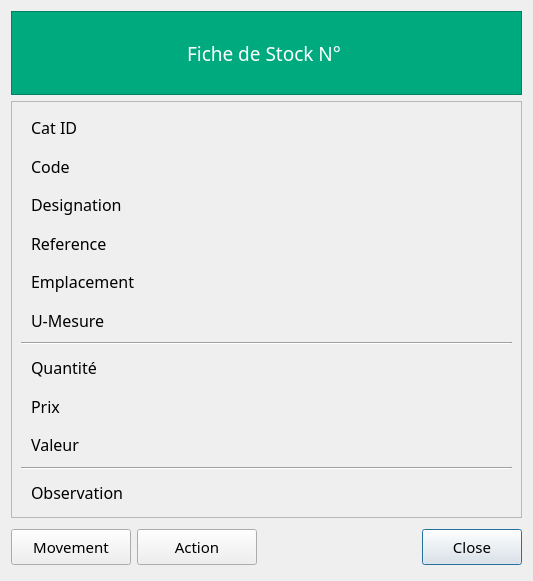
<?xml version="1.0" encoding="UTF-8"?>
<ui version="4.0">
 <class>ArticleDetails</class>
 <widget class="QDialog" name="ArticleDetails">
  <property name="windowModality">
   <enum>Qt::WindowModal</enum>
  </property>
  <property name="geometry">
   <rect>
    <x>0</x>
    <y>0</y>
    <width>533</width>
    <height>577</height>
   </rect>
  </property>
  <property name="font">
   <font>
    <family>Monaco</family>
    <pointsize>11</pointsize>
   </font>
  </property>
  <property name="windowTitle">
   <string>ArticleDetails</string>
  </property>
  <property name="windowIcon">
   <iconset>
    <normaloff>../icons/clipboard-list.png</normaloff>../icons/clipboard-list.png</iconset>
  </property>
  <layout class="QVBoxLayout" name="verticalLayout_2">
   <item>
    <widget class="QLabel" name="labelArticlId">
     <property name="minimumSize">
      <size>
       <width>0</width>
       <height>84</height>
      </size>
     </property>
     <property name="font">
      <font>
       <family>Monaco</family>
       <pointsize>14</pointsize>
      </font>
     </property>
     <property name="styleSheet">
      <string notr="true">background-color: rgb(0, 170, 127);
color: rgb(255, 255, 255);</string>
     </property>
     <property name="frameShape">
      <enum>QFrame::StyledPanel</enum>
     </property>
     <property name="text">
      <string>Fiche de Stock N° </string>
     </property>
     <property name="alignment">
      <set>Qt::AlignCenter</set>
     </property>
    </widget>
   </item>
   <item>
    <widget class="QFrame" name="frame">
     <property name="minimumSize">
      <size>
       <width>0</width>
       <height>417</height>
      </size>
     </property>
     <property name="styleSheet">
      <string notr="true">border-color: rgb(85, 0, 255);</string>
     </property>
     <property name="frameShape">
      <enum>QFrame::StyledPanel</enum>
     </property>
     <property name="frameShadow">
      <enum>QFrame::Plain</enum>
     </property>
     <layout class="QVBoxLayout" name="verticalLayout">
      <item>
       <layout class="QHBoxLayout" name="horizontalLayout_10">
        <property name="leftMargin">
         <number>10</number>
        </property>
        <item>
         <widget class="QLabel" name="label_2">
          <property name="minimumSize">
           <size>
            <width>126</width>
            <height>0</height>
           </size>
          </property>
          <property name="maximumSize">
           <size>
            <width>200</width>
            <height>16777215</height>
           </size>
          </property>
          <property name="font">
           <font>
            <family>Monaco</family>
            <pointsize>12</pointsize>
           </font>
          </property>
          <property name="styleSheet">
           <string/>
          </property>
          <property name="text">
           <string>Cat ID</string>
          </property>
         </widget>
        </item>
        <item>
         <widget class="QLabel" name="labelCat">
          <property name="minimumSize">
           <size>
            <width>341</width>
            <height>0</height>
           </size>
          </property>
          <property name="maximumSize">
           <size>
            <width>16777215</width>
            <height>16777215</height>
           </size>
          </property>
          <property name="font">
           <font>
            <family>Monaco</family>
            <pointsize>12</pointsize>
           </font>
          </property>
          <property name="styleSheet">
           <string notr="true"/>
          </property>
          <property name="text">
           <string/>
          </property>
         </widget>
        </item>
       </layout>
      </item>
      <item>
       <layout class="QHBoxLayout" name="horizontalLayout">
        <property name="leftMargin">
         <number>10</number>
        </property>
        <item>
         <widget class="QLabel" name="label">
          <property name="minimumSize">
           <size>
            <width>126</width>
            <height>0</height>
           </size>
          </property>
          <property name="maximumSize">
           <size>
            <width>200</width>
            <height>16777215</height>
           </size>
          </property>
          <property name="font">
           <font>
            <family>Monaco</family>
            <pointsize>12</pointsize>
           </font>
          </property>
          <property name="styleSheet">
           <string/>
          </property>
          <property name="text">
           <string>Code</string>
          </property>
         </widget>
        </item>
        <item>
         <widget class="QLabel" name="labelCode">
          <property name="minimumSize">
           <size>
            <width>341</width>
            <height>0</height>
           </size>
          </property>
          <property name="maximumSize">
           <size>
            <width>16777215</width>
            <height>16777215</height>
           </size>
          </property>
          <property name="font">
           <font>
            <family>Monaco</family>
            <pointsize>12</pointsize>
           </font>
          </property>
          <property name="styleSheet">
           <string/>
          </property>
          <property name="text">
           <string/>
          </property>
         </widget>
        </item>
       </layout>
      </item>
      <item>
       <layout class="QHBoxLayout" name="horizontalLayout_2">
        <property name="leftMargin">
         <number>10</number>
        </property>
        <item>
         <widget class="QLabel" name="label_3">
          <property name="minimumSize">
           <size>
            <width>126</width>
            <height>0</height>
           </size>
          </property>
          <property name="maximumSize">
           <size>
            <width>200</width>
            <height>16777215</height>
           </size>
          </property>
          <property name="font">
           <font>
            <family>Monaco</family>
            <pointsize>12</pointsize>
           </font>
          </property>
          <property name="styleSheet">
           <string/>
          </property>
          <property name="text">
           <string>Designation</string>
          </property>
         </widget>
        </item>
        <item>
         <widget class="QLabel" name="labelDesig">
          <property name="minimumSize">
           <size>
            <width>341</width>
            <height>0</height>
           </size>
          </property>
          <property name="maximumSize">
           <size>
            <width>16777215</width>
            <height>16777215</height>
           </size>
          </property>
          <property name="font">
           <font>
            <family>Monaco</family>
            <pointsize>12</pointsize>
           </font>
          </property>
          <property name="styleSheet">
           <string/>
          </property>
          <property name="text">
           <string/>
          </property>
         </widget>
        </item>
       </layout>
      </item>
      <item>
       <layout class="QHBoxLayout" name="horizontalLayout_3">
        <property name="leftMargin">
         <number>10</number>
        </property>
        <item>
         <widget class="QLabel" name="label_5">
          <property name="minimumSize">
           <size>
            <width>126</width>
            <height>0</height>
           </size>
          </property>
          <property name="maximumSize">
           <size>
            <width>200</width>
            <height>16777215</height>
           </size>
          </property>
          <property name="font">
           <font>
            <family>Monaco</family>
            <pointsize>12</pointsize>
           </font>
          </property>
          <property name="styleSheet">
           <string/>
          </property>
          <property name="text">
           <string>Reference</string>
          </property>
         </widget>
        </item>
        <item>
         <widget class="QLabel" name="labelRef">
          <property name="minimumSize">
           <size>
            <width>341</width>
            <height>0</height>
           </size>
          </property>
          <property name="maximumSize">
           <size>
            <width>16777215</width>
            <height>16777215</height>
           </size>
          </property>
          <property name="font">
           <font>
            <family>Monaco</family>
            <pointsize>12</pointsize>
           </font>
          </property>
          <property name="styleSheet">
           <string/>
          </property>
          <property name="text">
           <string/>
          </property>
         </widget>
        </item>
       </layout>
      </item>
      <item>
       <layout class="QHBoxLayout" name="horizontalLayout_4">
        <property name="leftMargin">
         <number>10</number>
        </property>
        <item>
         <widget class="QLabel" name="label_7">
          <property name="minimumSize">
           <size>
            <width>126</width>
            <height>0</height>
           </size>
          </property>
          <property name="maximumSize">
           <size>
            <width>200</width>
            <height>16777215</height>
           </size>
          </property>
          <property name="font">
           <font>
            <family>Monaco</family>
            <pointsize>12</pointsize>
           </font>
          </property>
          <property name="styleSheet">
           <string/>
          </property>
          <property name="text">
           <string>Emplacement</string>
          </property>
         </widget>
        </item>
        <item>
         <widget class="QLabel" name="labelEmp">
          <property name="minimumSize">
           <size>
            <width>341</width>
            <height>0</height>
           </size>
          </property>
          <property name="maximumSize">
           <size>
            <width>16777215</width>
            <height>16777215</height>
           </size>
          </property>
          <property name="font">
           <font>
            <family>Monaco</family>
            <pointsize>12</pointsize>
           </font>
          </property>
          <property name="styleSheet">
           <string/>
          </property>
          <property name="text">
           <string/>
          </property>
         </widget>
        </item>
       </layout>
      </item>
      <item>
       <layout class="QHBoxLayout" name="horizontalLayout_5">
        <property name="leftMargin">
         <number>10</number>
        </property>
        <item>
         <widget class="QLabel" name="label_9">
          <property name="minimumSize">
           <size>
            <width>126</width>
            <height>0</height>
           </size>
          </property>
          <property name="maximumSize">
           <size>
            <width>200</width>
            <height>16777215</height>
           </size>
          </property>
          <property name="font">
           <font>
            <family>Monaco</family>
            <pointsize>12</pointsize>
           </font>
          </property>
          <property name="styleSheet">
           <string/>
          </property>
          <property name="text">
           <string>U-Mesure</string>
          </property>
         </widget>
        </item>
        <item>
         <widget class="QLabel" name="labelUM">
          <property name="minimumSize">
           <size>
            <width>341</width>
            <height>0</height>
           </size>
          </property>
          <property name="maximumSize">
           <size>
            <width>16777215</width>
            <height>16777215</height>
           </size>
          </property>
          <property name="font">
           <font>
            <family>Monaco</family>
            <pointsize>12</pointsize>
           </font>
          </property>
          <property name="styleSheet">
           <string/>
          </property>
          <property name="text">
           <string/>
          </property>
         </widget>
        </item>
       </layout>
      </item>
      <item>
       <widget class="Line" name="line">
        <property name="orientation">
         <enum>Qt::Horizontal</enum>
        </property>
       </widget>
      </item>
      <item>
       <layout class="QHBoxLayout" name="horizontalLayout_6">
        <property name="leftMargin">
         <number>10</number>
        </property>
        <item>
         <widget class="QLabel" name="label_11">
          <property name="minimumSize">
           <size>
            <width>126</width>
            <height>0</height>
           </size>
          </property>
          <property name="maximumSize">
           <size>
            <width>200</width>
            <height>16777215</height>
           </size>
          </property>
          <property name="font">
           <font>
            <family>Monaco</family>
            <pointsize>12</pointsize>
           </font>
          </property>
          <property name="styleSheet">
           <string/>
          </property>
          <property name="text">
           <string>Quantité</string>
          </property>
         </widget>
        </item>
        <item>
         <widget class="QLabel" name="labelQte">
          <property name="minimumSize">
           <size>
            <width>341</width>
            <height>0</height>
           </size>
          </property>
          <property name="maximumSize">
           <size>
            <width>16777215</width>
            <height>16777215</height>
           </size>
          </property>
          <property name="font">
           <font>
            <family>Monaco</family>
            <pointsize>12</pointsize>
           </font>
          </property>
          <property name="styleSheet">
           <string/>
          </property>
          <property name="text">
           <string/>
          </property>
         </widget>
        </item>
       </layout>
      </item>
      <item>
       <layout class="QHBoxLayout" name="horizontalLayout_7">
        <property name="leftMargin">
         <number>10</number>
        </property>
        <item>
         <widget class="QLabel" name="label_13">
          <property name="minimumSize">
           <size>
            <width>126</width>
            <height>0</height>
           </size>
          </property>
          <property name="maximumSize">
           <size>
            <width>200</width>
            <height>16777215</height>
           </size>
          </property>
          <property name="font">
           <font>
            <family>Monaco</family>
            <pointsize>12</pointsize>
           </font>
          </property>
          <property name="styleSheet">
           <string/>
          </property>
          <property name="text">
           <string>Prix</string>
          </property>
         </widget>
        </item>
        <item>
         <widget class="QLabel" name="labelPrix">
          <property name="minimumSize">
           <size>
            <width>341</width>
            <height>0</height>
           </size>
          </property>
          <property name="maximumSize">
           <size>
            <width>16777215</width>
            <height>16777215</height>
           </size>
          </property>
          <property name="font">
           <font>
            <family>Monaco</family>
            <pointsize>12</pointsize>
           </font>
          </property>
          <property name="styleSheet">
           <string/>
          </property>
          <property name="text">
           <string/>
          </property>
         </widget>
        </item>
       </layout>
      </item>
      <item>
       <layout class="QHBoxLayout" name="horizontalLayout_8">
        <property name="leftMargin">
         <number>10</number>
        </property>
        <item>
         <widget class="QLabel" name="label_15">
          <property name="minimumSize">
           <size>
            <width>126</width>
            <height>0</height>
           </size>
          </property>
          <property name="maximumSize">
           <size>
            <width>200</width>
            <height>16777215</height>
           </size>
          </property>
          <property name="font">
           <font>
            <family>Monaco</family>
            <pointsize>12</pointsize>
           </font>
          </property>
          <property name="styleSheet">
           <string/>
          </property>
          <property name="text">
           <string>Valeur</string>
          </property>
         </widget>
        </item>
        <item>
         <widget class="QLabel" name="labelValeur">
          <property name="minimumSize">
           <size>
            <width>341</width>
            <height>0</height>
           </size>
          </property>
          <property name="maximumSize">
           <size>
            <width>16777215</width>
            <height>16777215</height>
           </size>
          </property>
          <property name="font">
           <font>
            <family>Monaco</family>
            <pointsize>12</pointsize>
           </font>
          </property>
          <property name="styleSheet">
           <string/>
          </property>
          <property name="text">
           <string/>
          </property>
         </widget>
        </item>
       </layout>
      </item>
      <item>
       <widget class="Line" name="line_2">
        <property name="orientation">
         <enum>Qt::Horizontal</enum>
        </property>
       </widget>
      </item>
      <item>
       <layout class="QHBoxLayout" name="horizontalLayout_11">
        <property name="leftMargin">
         <number>10</number>
        </property>
        <item>
         <widget class="QLabel" name="label_4">
          <property name="minimumSize">
           <size>
            <width>126</width>
            <height>0</height>
           </size>
          </property>
          <property name="maximumSize">
           <size>
            <width>200</width>
            <height>16777215</height>
           </size>
          </property>
          <property name="font">
           <font>
            <family>Monaco</family>
            <pointsize>12</pointsize>
           </font>
          </property>
          <property name="styleSheet">
           <string/>
          </property>
          <property name="text">
           <string>Observation</string>
          </property>
         </widget>
        </item>
        <item>
         <widget class="QLabel" name="labelNote">
          <property name="minimumSize">
           <size>
            <width>341</width>
            <height>0</height>
           </size>
          </property>
          <property name="maximumSize">
           <size>
            <width>16777215</width>
            <height>16777215</height>
           </size>
          </property>
          <property name="font">
           <font>
            <family>Monaco</family>
            <pointsize>12</pointsize>
           </font>
          </property>
          <property name="styleSheet">
           <string/>
          </property>
          <property name="text">
           <string/>
          </property>
          <property name="wordWrap">
           <bool>true</bool>
          </property>
         </widget>
        </item>
       </layout>
      </item>
     </layout>
    </widget>
   </item>
   <item>
    <layout class="QHBoxLayout" name="horizontalLayout_9">
     <property name="topMargin">
      <number>5</number>
     </property>
     <property name="bottomMargin">
      <number>5</number>
     </property>
     <item>
      <widget class="QToolButton" name="toolButtonMovement">
       <property name="minimumSize">
        <size>
         <width>120</width>
         <height>36</height>
        </size>
       </property>
       <property name="text">
        <string>Movement</string>
       </property>
       <property name="popupMode">
        <enum>QToolButton::InstantPopup</enum>
       </property>
       <property name="toolButtonStyle">
        <enum>Qt::ToolButtonTextOnly</enum>
       </property>
       <property name="arrowType">
        <enum>Qt::DownArrow</enum>
       </property>
      </widget>
     </item>
     <item>
      <widget class="QToolButton" name="toolButtonAction">
       <property name="minimumSize">
        <size>
         <width>120</width>
         <height>36</height>
        </size>
       </property>
       <property name="text">
        <string>Action</string>
       </property>
       <property name="popupMode">
        <enum>QToolButton::InstantPopup</enum>
       </property>
       <property name="toolButtonStyle">
        <enum>Qt::ToolButtonTextOnly</enum>
       </property>
      </widget>
     </item>
     <item>
      <spacer name="horizontalSpacer">
       <property name="orientation">
        <enum>Qt::Horizontal</enum>
       </property>
       <property name="sizeHint" stdset="0">
        <size>
         <width>40</width>
         <height>20</height>
        </size>
       </property>
      </spacer>
     </item>
     <item>
      <widget class="QPushButton" name="pushButtonClose">
       <property name="minimumSize">
        <size>
         <width>100</width>
         <height>36</height>
        </size>
       </property>
       <property name="text">
        <string>Close</string>
       </property>
       <property name="autoDefault">
        <bool>false</bool>
       </property>
       <property name="default">
        <bool>true</bool>
       </property>
      </widget>
     </item>
    </layout>
   </item>
  </layout>
 </widget>
 <resources/>
 <connections>
  <connection>
   <sender>pushButtonClose</sender>
   <signal>clicked()</signal>
   <receiver>ArticleDetails</receiver>
   <slot>close()</slot>
   <hints>
    <hint type="sourcelabel">
     <x>472</x>
     <y>544</y>
    </hint>
    <hint type="destinationlabel">
     <x>266</x>
     <y>288</y>
    </hint>
   </hints>
  </connection>
 </connections>
</ui>
